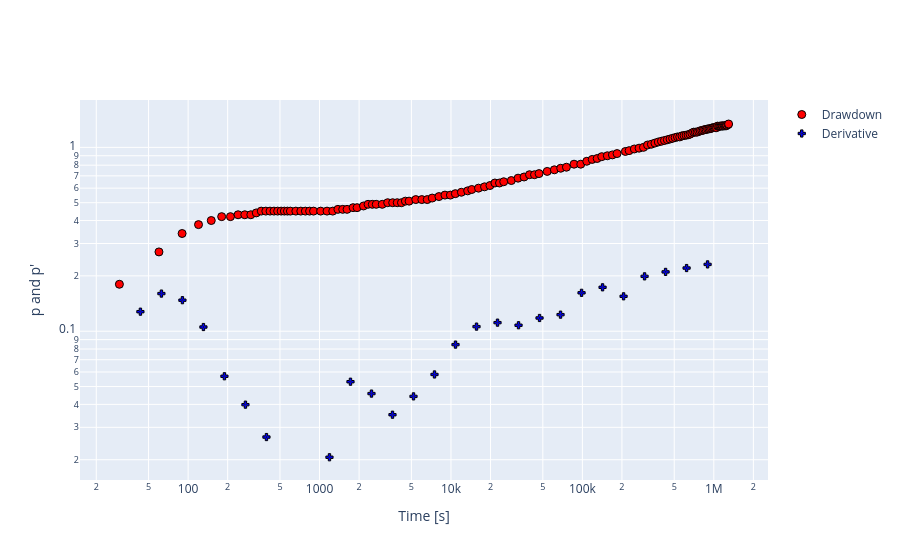

The code cell stored with this chart in its notebook:
### Markdown cell above
## Load the data

The data set for this example comes from the following reference: 

G. de Marsily, cours DEA Paris 6, "Aquifère cétier de Nefza, Tunisie". Piezometer A3

### Code cell
data = pd.read_csv('../data/blt_ds1.txt', header=None, sep=" ",names=['t','s'], dtype={'t': 'float64', 's': 'float64'})
test = ht.preprocessing(data)
test.hyclean()
test.diagnostic()

### Figure 1 — Plotly figure (JSON) as saved in the notebook; plotly's stock layout.template omitted (floating-point values rounded to 4 significant figures; data arrays with more than 128 entries replaced by an {"elided": "..."} marker saying what was removed)
{"data": [{"marker": {"color": "Red", "line": {"color": "Black", "width": 1}, "size": 8}, "mode": "markers", "name": "Drawdown", "type": "scatter", "x": {"elided": "132 float values"}, "y": {"elided": "132 float values"}}, {"marker": {"color": "Blue", "line": {"color": "Black", "width": 1}, "size": 6, "symbol": 203}, "mode": "markers", "name": "Derivative", "type": "scatter", "x": [43.35, 62.63, 90.5, 130.8, 188.9, 273.0, 394.5, 570.0, 823.6, 1190.0, 1720.0, 2485.0, 3590.0, 5187.0, 7495.0, 10830.0, 15650.0, 22610.0, 32670.0, 47210.0, 68210.0, 98560.0, 142400.0, 205800.0, 297300.0, 429600.0, 620700.0, 896900.0], "y": [0.1277, 0.1602, 0.1475, 0.1054, 0.05688, 0.03985, 0.02657, 0.0, 0.0, 0.02063, 0.05313, 0.04579, 0.03514, 0.04421, 0.05817, 0.08455, 0.1059, 0.1113, 0.1078, 0.118, 0.1231, 0.1618, 0.1733, 0.1548, 0.1988, 0.2102, 0.2206, 0.2309]}], "layout": {"xaxis": {"title": {"text": "Time [s]"}, "type": "log"}, "yaxis": {"title": {"text": "p and p'"}, "type": "log"}}}
